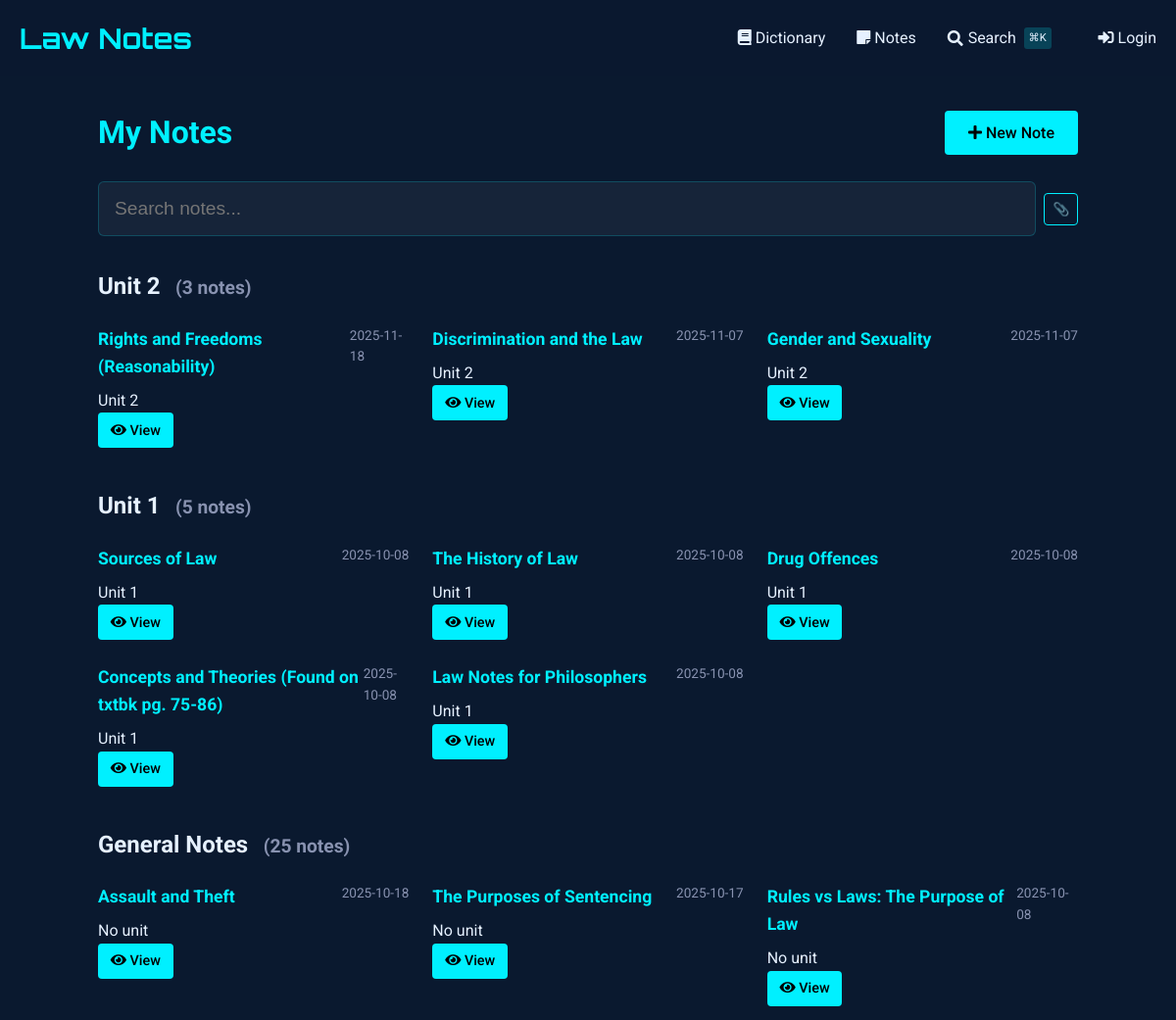
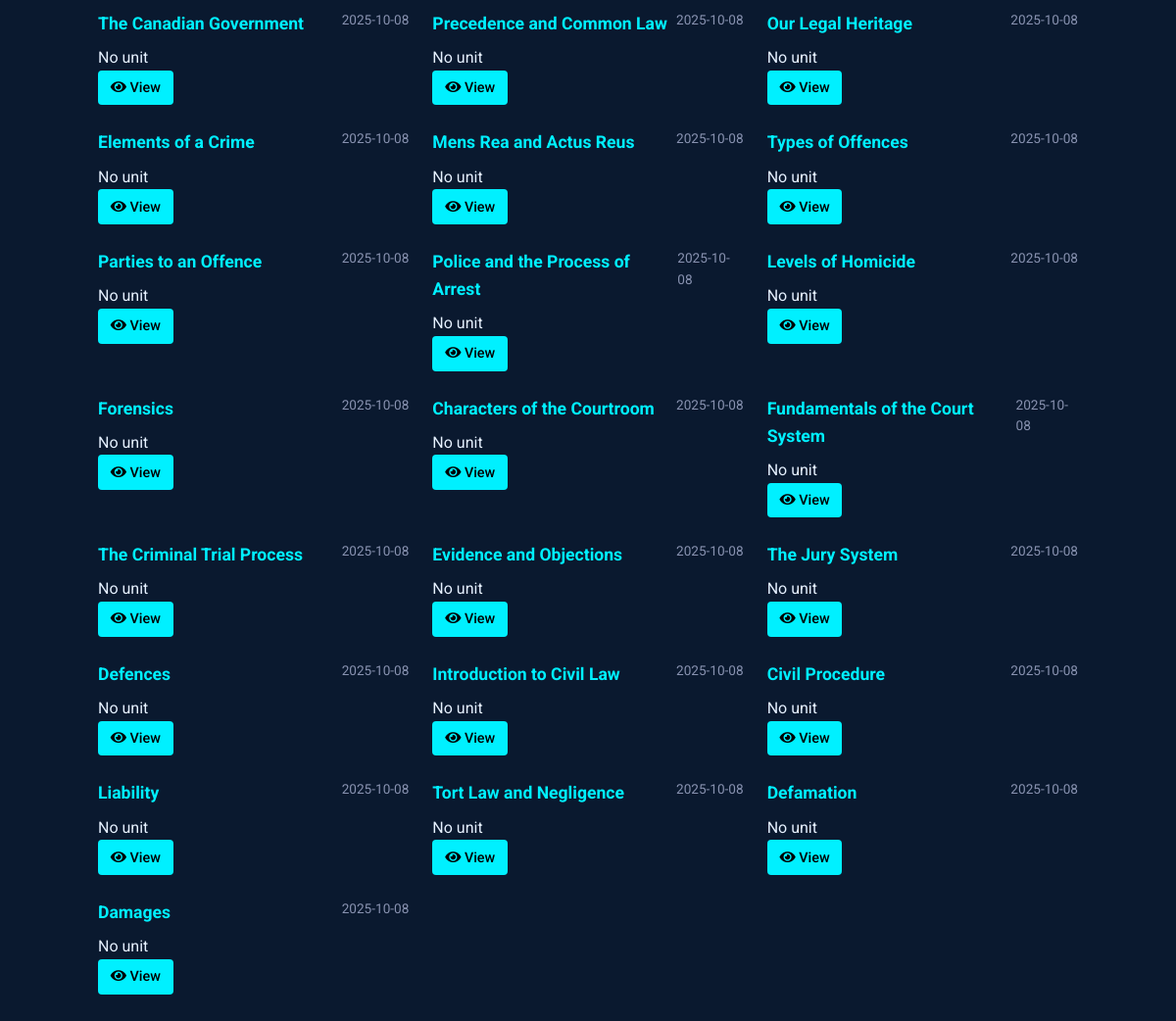
The app's page /notes with its own data (2 pictures, top to bottom).
### tables this page shows
CREATE TABLE notes (
    id INTEGER PRIMARY KEY AUTOINCREMENT,
    title TEXT NOT NULL,                -- short title for the note
    content TEXT NOT NULL,              -- the full note text
    unit_number INTEGER,                -- optional: to group with course units
    tags TEXT,                          -- comma-separated or JSON for filtering/search
    related_entries TEXT,               -- store glossary ids (e.g., "1,4,5") for cross-linking
    created_at TIMESTAMP DEFAULT CURRENT_TIMESTAMP,
    last_updated TIMESTAMP DEFAULT CURRENT_TIMESTAMP,
    views INTEGER DEFAULT 0,            -- track popularity
    is_favorite BOOLEAN DEFAULT 0,      -- quick flag for starred notes
    comments TEXT                       -- optional: your own thoughts or annotations
, has_worksheet BOOLEAN DEFAULT 0);

### notes_routes.py (the view)
@notes_bp.route('')
def index():
    db = SQL("sqlite:///notes.db")
    notes = db.execute("""
        SELECT id, title, unit_number,
               strftime('%Y-%m-%d', created_at) as created_date,
               strftime('%Y-%m-%d', last_updated) as last_updated,
               is_favorite, has_worksheet
        FROM notes
        ORDER BY
            CASE WHEN unit_number = '' OR unit_number IS NULL THEN 1 ELSE 0 END,
            CAST(unit_number AS INTEGER) DESC,
            last_updated DESC
    """)
    notes_by_unit = {}
    for note in notes:
        unit = note.get('unit_number', 'Ungrouped')
        if unit not in notes_by_unit:
            notes_by_unit[unit] = []
        notes_by_unit[unit].append(note)
    return render_template('notes/index.html',
                         notes_by_unit=notes_by_unit)

### sql.py (called while the page is built)
def _enable_logging(f):
    import logging
    import functools
    import os
    @functools.wraps(f)
    def decorator(*args, **kwargs):
        try:
            import flask
        except ModuleNotFoundError:
            return f(*args, **kwargs)
        disabled = logging.getLogger("cs50").disabled
        if flask.current_app and os.getenv("FLASK_ENV") == "development":
            logging.getLogger("cs50").disabled = False
        try:
            return f(*args, **kwargs)
        finally:
            logging.getLogger("cs50").disabled = disabled
    return decorator

    def __del__(self):
        self._disconnect()

    def _disconnect(self):
        if hasattr(_data, self._name()):
            getattr(_data, self._name()).close()
            delattr(_data, self._name())

    def _name(self):
        return str(hash(self))

        def connect(dbapi_connection, connection_record):
            try:
                if isinstance(
                    dbapi_connection, sqlite3.Connection
                ):  # If back end is sqlite
                    cursor = dbapi_connection.cursor()
                    cursor.execute("PRAGMA foreign_keys=ON")
                    cursor.close()
            except:
                pass

### templates/notes/index.html (shortened to what this page needs)
{% extends "notes/base.html" %}
{% block content %}
<div class="container" style="max-width: 1000px; margin: 0 auto;">
    <div style="display: flex; justify-content: space-between; align-items: center; margin-bottom: 1.5rem;">
        <h1 style="color: var(--primary); margin: 0;">
            My Notes
        </h1>
        <a href="{{ url_for('notes.add_note') }}" class="btn" style="background: var(--primary); color: #000; text-decoration: none; white-space: nowrap;">
            <i class="fas fa-plus"></i> New Note
        </a>
    </div>
    <div class="search-container">
        <input type="text" id="noteSearch" class="search-input" placeholder="Search notes..." autocomplete="off" style="padding-left: 1rem;">
    </div>
    <div id="notesContainer">
        {% if notes_by_unit %}
            {% for unit, notes in notes_by_unit.items() %}
                <div class="unit-section" data-unit="{{ unit or 'general' }}">
                    <h2 class="unit-header">
                        {% if unit %}
                            Unit {{ unit }}
                        {% else %}
                            General Notes
                        {% endif %}
                        <small class="unit-count" style="font-size: 0.8em; color: #8892b0; margin-left: 0.5em;">
                        </small>
                    </h2>
                    <div class="notes-grid" style="display: grid; grid-template-columns: repeat(auto-fill, minmax(300px, 1fr)); gap: 1.5rem;" data-unit="{{ unit or 'general' }}">
                        {% for note in notes %}
                            <div class="note-card"
                                 data-id="{{ note.id }}"
                                 data-title="{{ note.title|lower }}"
                                 data-content="{{ note.content|lower }}"
                                 data-unit="{{ note.unit_number or 'general' }}"
                                 data-tags="{{ note.tags|default('', true)|lower }}"
                                 data-has-worksheet="{{ 'true' if note.has_worksheet else 'false' }}"
                                 data-date="{{ (note.last_updated or note.created_date)|lower }}"
                                 data-favorite="{{ 'favorite' if note.is_favorite else '' }}">
                                <div style="display: flex; justify-content: space-between; align-items: flex-start;">
                                    <h3 style="margin: 0 0 0.5rem 0; font-size: 1.1rem; color: var(--primary);">
                                        {{ note.title }}
                                    </h3>
                                    <span class="note-date" style="color: #8892b0; font-size: 0.85rem;">
                                        {{ note.last_updated or note.created_date }}
                                    </span>
                                </div>
                                <div class="note-meta">
                                    {% if note.unit_number %}
                                        <span>Unit {{ note.unit_number }}</span>
                                    {% else %}
                                        <span>No unit</span>
                                    {% endif %}
                                </div>
                                <div class="note-actions">
                                    <a href="{{ url_for('notes.view_note', note_id=note.id) }}" class="btn" style="padding: 0.4rem 0.8rem; font-size: 0.9rem;">
                                        <i class="fas fa-eye"></i> View
                                    </a>
                                </div>
                            </div>
                        {% endfor %}
                    </div>
                </div>
            {% endfor %}
        {% endif %}
    </div>
</div>
{% endblock %}

### templates/notes/base.html (shortened to what this page needs)
{% extends "dictionary/base.html" %}

### templates/dictionary/base.html (shortened to what this page needs)
<!DOCTYPE html>
<html lang="en">
<head>
    <link href="https://cdnjs.cloudflare.com/ajax/libs/font-awesome/5.15.4/css/all.min.css" rel="stylesheet">
</head>
<body>
    <header>
        <div class="container">
            <div class="header-content">
                <a href="{{ url_for('dictionary.index') }}" class="logo">Law Notes</a>
                <nav class="nav-links">
                    <a href="{{ url_for('dictionary.index') }}" class="nav-link">
                        <i class="fas fa-book"></i> Dictionary
                    </a>
                    <a href="{{ url_for('notes.index') }}" class="nav-link">
                        <i class="fas fa-sticky-note"></i> Notes
                    </a>
                    <a href="{{ url_for('search') }}" class="nav-link" style="display: flex; align-items: center; gap: 0.3rem;">
                        <i class="fas fa-search"></i>
                        <span>Search</span>
                        <span style="font-size: 0.7rem; background: rgba(0, 240, 255, 0.2); padding: 0.1rem 0.3rem; border-radius: 3px; margin-left: 0.2rem;">⌘K</span>
                    </a>
                    {% if session.get("name") %}
                    <a href="{{ url_for('dictionary.add_entry') }}" class="nav-link" style="margin-left: 1rem;">
                        <i class="fas fa-plus"></i> Add Entry
                    </a>
                    <a href="/auth/logout" class="nav-link">
                        <i class="fas fa-sign-out-alt"></i> Logout
                    </a>
                    {% else %}
                    <a href="/auth/login" class="nav-link" style="margin-left: 1rem;">
                        <i class="fas fa-sign-in-alt"></i> Login
                    </a>
                    {% endif %}
                </nav>
            </div>
        </div>
    </header>
    <main class="container" style="padding: 2rem 0;">
        {% block content %}{% endblock %}
    </main>
</body>
</html>

### templates/dictionary/base.html (style rules this page uses)
:root { --primary: #00f0ff; --bg-dark: #0a192f; --text: #e6f1ff; --success: #2ecc71; --error: #e74c3c; }
body { font-family: 'Roboto', sans-serif; background-color: var(--bg-dark); color: var(--text); line-height: 1.6; margin: 0; padding: 0; }
.container { max-width: 1200px; margin: 0 auto; padding: 0 20px; }
header { background: rgba(10, 25, 47, 0.9); padding: 1rem 0; }
.header-content { display: flex; justify-content: space-between; align-items: center; }
.logo { font-family: 'Orbitron', sans-serif; font-size: 1.8rem; color: var(--primary); text-decoration: none; font-weight: 700; }
.nav-links { display: flex; gap: 2rem; }
.nav-link { color: var(--text); text-decoration: none; transition: color 0.3s; }
.btn { display: inline-block; padding: 0.6rem 1.5rem; background: var(--primary); color: #000; border: none; border-radius: 4px; cursor: pointer; text-decoration: none; font-weight: 500; transition: all 0.3s; }

### templates/notes/index.html (style rules this page uses)
.search-container { margin-bottom: 2rem; position: relative; }
.search-input { width: 100%; padding: 0.8rem 1rem; padding-left: 2.5rem; font-size: 1rem; background: rgba(10, 25, 47, 0.7); border: 1px solid rgba(0, 240, 255, 0.3); border-radius: 4px; color: #e6f1ff; transition: all 0.3s ease; }
.unit-section { margin-bottom: 2.5rem; }

### templates/partials/spotlight_search.html (style rules this page uses)
.search-input { width: 100%; padding: 1rem 1rem 1rem 3rem; font-size: 1.2rem; background: rgba(255, 255, 255, 0.05); border: 1px solid rgba(0, 240, 255, 0.2); border-radius: 6px; color: #e6f1ff; transition: all 0.3s ease; }

### records on screen
notes: title "Rights and Freedoms (Reasonability)", last_updated "2025-11-18", unit_number "2"
notes: title "Discrimination and the Law", last_updated "2025-11-07", unit_number "2"
notes: title "Gender and Sexuality", last_updated "2025-11-07", unit_number "2"
notes: title "Sources of Law", last_updated "2025-10-08", unit_number "1"
notes: title "The History of Law", last_updated "2025-10-08", unit_number "1"
notes: title "Drug Offences", last_updated "2025-10-08", unit_number "1"
notes: title "Concepts and Theories (Found on txtbk pg. 75-86)", last_updated "2025-10-08", unit_number "1"
notes: title "Law Notes for Philosophers", last_updated "2025-10-08", unit_number "1"
notes: title "Assault and Theft", last_updated "2025-10-18", shows "No unit"
notes: title "The Purposes of Sentencing", last_updated "2025-10-17", shows "No unit"
notes: title "Rules vs Laws: The Purpose of Law", last_updated "2025-10-08", shows "No unit"
notes: title "The Canadian Government", last_updated "2025-10-08", shows "No unit"
notes: title "Precedence and Common Law", last_updated "2025-10-08", shows "No unit"
notes: title "Our Legal Heritage", last_updated "2025-10-08", shows "No unit"
notes: title "Elements of a Crime", last_updated "2025-10-08", shows "No unit"
notes: title "Mens Rea and Actus Reus", last_updated "2025-10-08", shows "No unit"
notes: title "Types of Offences", last_updated "2025-10-08", shows "No unit"
notes: title "Parties to an Offence", last_updated "2025-10-08", shows "No unit"
notes: title "Police and the Process of Arrest", last_updated "2025-10-08", shows "No unit"
notes: title "Levels of Homicide", last_updated "2025-10-08", shows "No unit"
notes: title "Forensics", last_updated "2025-10-08", shows "No unit"
notes: title "Characters of the Courtroom", last_updated "2025-10-08", shows "No unit"
notes: title "Fundamentals of the Court System", last_updated "2025-10-08", shows "No unit"
notes: title "The Criminal Trial Process", last_updated "2025-10-08", shows "No unit"
notes: title "Evidence and Objections", last_updated "2025-10-08", shows "No unit"
notes: title "The Jury System", last_updated "2025-10-08", shows "No unit"
notes: title "Defences", last_updated "2025-10-08", shows "No unit"
notes: title "Introduction to Civil Law", last_updated "2025-10-08", shows "No unit"
notes: title "Civil Procedure", last_updated "2025-10-08", shows "No unit"
notes: title "Liability", last_updated "2025-10-08", shows "No unit"
notes: title "Tort Law and Negligence", last_updated "2025-10-08", shows "No unit"
notes: title "Defamation", last_updated "2025-10-08", shows "No unit"
notes: title "Damages", last_updated "2025-10-08", shows "No unit"

### other values on screen
{{ unit }} "2" "1"
